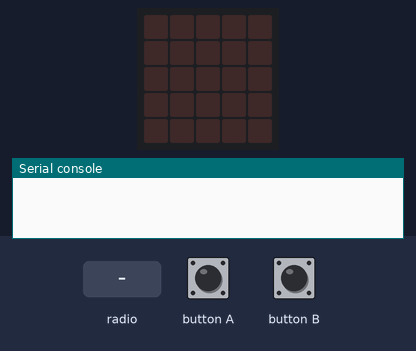
Recording of a program running on a simulated BBC micro:bit running MicroPython. Shown: the board's 5×5 LED display, the last lines printed to the serial console. The test bench sets the inputs (shaded band). Dim RGB values are drawn brighter than linear; random numbers come from a fixed seed; no radio messages arrive unless stated (any console line starting 'radio sent:' is added by the test bench).

Above: at 5.0 s.
5.1 s: button A pressed for 0.15 s
At 7.3 s:
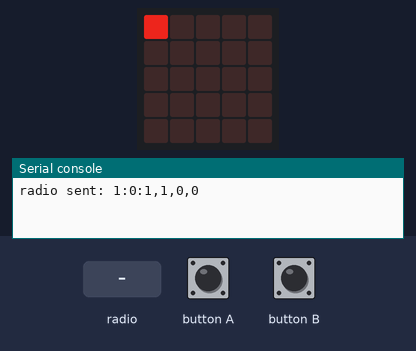
8.1 s: button B pressed for 0.15 s
At 9.1 s:
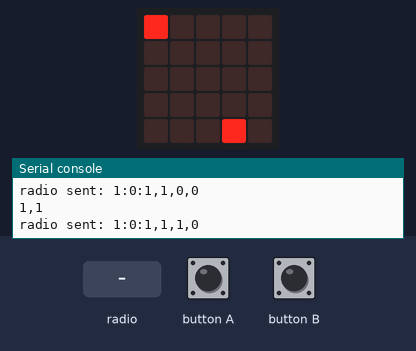
10.1 s: radio message "1" arrives
At 10.5 s:
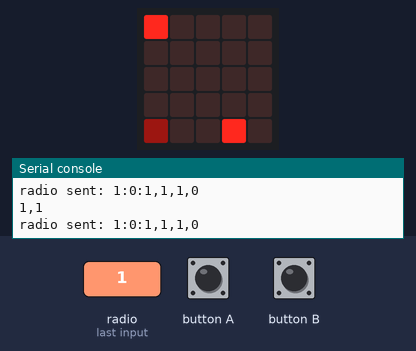
12.1 s: button B pressed for 1 s
At 14.0 s:
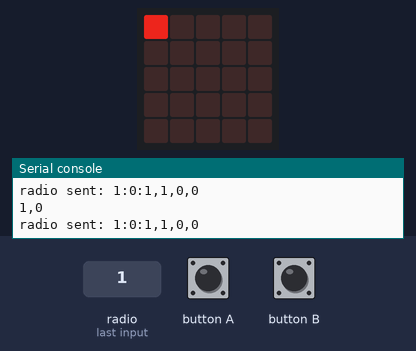
14.6 s: radio message "2" arrives
At 14.61 s:
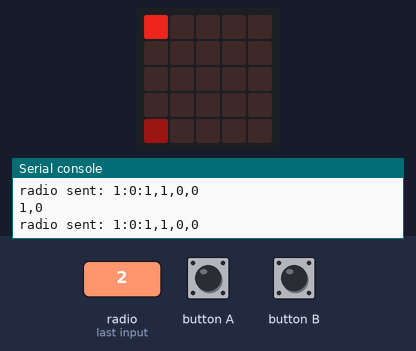
16.1 s: button B pressed for 3.2 s
At 17.7 s:
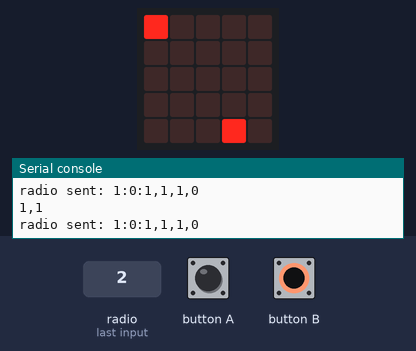
Timing chart, 0 to 19.2 s (numbered marks = the images above; inputs shaded):
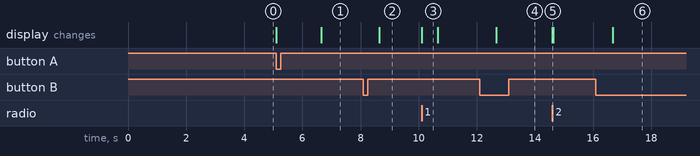

Measured:
- after the input at 5.1 s, the display: first changes at once (image 1 shows a later state)
- after the input at 8.1 s, the display: changes after 0.55 s (image 2)
- after the input at 10.1 s, the display: changes at once (image 3)
- after the input at 12.1 s, the display: changes after 0.57 s (image 4)
- after the input at 14.6 s, the display: changes at once (image 5)
- after the input at 16.1 s, the display: changes after 0.59 s (image 6)
- what the display in image 3 shows lasts 0.6 s, from 10.1 s to 10.7 s

The program:

robotbitnet.py
```python
# (licence header left out)
from microbit import *
import radio as ro
import utime as ut
import random as rn
from microbit import display as di
#from microbit import sleep,button_a,button_b
#from microbit import compass as cms


class Comm():
    __slots__ = ['sid', 'ack','txc','rxc','uids','uidsn','ackd','ms','cs','mid']
    def __init__(self):
        self.sid = 0
        self.ack = "~"
        self.txc = 0#tx_cnt
        self.rxc = 0#rx_cnt
        self.uids = [] #used_ids
        self.uidsn = [] #used_ids_next
        self.ackd = False#ack_received
        self.ms = 0#master_status
        self.cs = 0#cmd_status
        self.mid = 0#master id
        ro.config(queue=6,address=0x75626972,channel=4,data_rate=ro.RATE_1MBIT)
        ro.on()
        sleep(100)

    def tx(self,did,v):
        self.txc += 1
        txt = "%i:%i:%s" %(self.sid,did,str(v))
        ro.send(txt)
        self.leds(1,self.txc)
    def txp(self,did,ty,v):
        if ty==1:
            txt = "1,1,%i,%i" %(self.ms,self.cs)
        if ty==2:
            #str1 = "%i,%i,%i,%i" %(cms.get_x(),cms.get_y(),cms.get_z(),cms.get_field_strength())
            #str2="%i,%i,%i" %(accelerometer.get_values())
            str1=""
            str2=""
            txt = "1,2,%i,%i,%s,%s" %(self.ms,self.cs,str1,str2)
        if ty==20:
            txt = "1,20,%s" %(v)
        self.tx(did,txt)

    def gnid(self,used_ids):#get_new_id
        for id in range(1,20):
            if not id in used_ids:
                break
        return id

    def wait_start(self):
        while True:
            if button_a.was_pressed():
                di.show("F")
                self.uids = self.find_used_ids()
                self.sid = self.gnid(self.uids)
                #self.show_id()
                break
    def show_id(self):
        di.clear()
        sid = self.sid - 1

        for id in self.uids:
            if id>0:
                uid = id - 1
                di.set_pixel(uid%5,int(uid/5),2)
        di.set_pixel(sid%5,int(sid/5),7)
        mid = self.mid
        if mid>0:
            uid = mid-1
            di.set_pixel(uid%5,int(uid/5),9)


    def find_used_ids(self):
        used_ids=[]
        t_s = ut.ticks_us()

        while True: # start current measurement
            t_now = ut.ticks_us()
            t_use = ut.ticks_diff(t_now,t_s)
            if 1500000 - t_use <0: # 1.5s
                #di.show("W")
                break
            incoming = ro.receive()
            if incoming:
                items = incoming.split(":")
                if len(items)==3:
                    sid = int(items[0])
                    if not (sid in used_ids):
                        used_ids.append(sid)
        return used_ids

    def leds(self,part,value):#pixel_debug
        if part==1: # tx
            value = value *3 % 10
            di.set_pixel(4, 4, value)
        elif part==2:#master
            di.set_pixel(3, 4, value)
        else: #3 Rx
            value = value % 30
            for i in range(3):
                if value >=9:
                    di.set_pixel(i, 4, 9)
                elif value<0:
                    di.set_pixel(i, 4, 0)
                else:
                    di.set_pixel(i, 4, value)
                value -=10
    def leds_br(self):
        if self.ms==1:
            self.leds(2,9)
        elif self.mid>0:
            self.leds(2,5)
        else:
            self.leds(2,0)

    def bi_tran(self):
        cur_num_tx = 0
        self.wait_start()
        while True:
            self.rxc = 0
            self.txc = 0
            tp = 1 #test_period s
            t_tick = int(tp * 1000000)

            t_s = ut.ticks_us()
            t_l = t_s

            #broadcast device exist every test period
            self.txp(0,1,"")
            self.show_id()
            self.leds_br()


            # rate target hz
            rate_target = rn.randint(1, 100)
            send_tick = int(t_tick/rate_target)


            while True: # start current measurement
                t_now = ut.ticks_us()
                t_use = ut.ticks_diff(t_now,t_s)
                if t_tick - t_use <0: # 10s
                    self.uids = self.uidsn
                    #self.show_id()
                    self.uidsn = []
                    break

                t_last = ut.ticks_diff(t_now,t_l)
                if send_tick - t_last <0: # should send
                    t_l = t_now
                    if self.ackd:
                        cur_num_tx = cur_num_tx+1
                    self.ackd = False
                    if len(self.uids)>0:
                        index = rn.randint(0, len(self.uids)-1)
                        did = self.uids[index]
                        self.txp(did,20,cur_num_tx)


                incoming = ro.receive()
                if incoming:
                    self.rxc+=1
                    items = incoming.split(":")
                    if len(items)==3:

                        sid,did,value = items
                        sid = int(sid)
                        did = int(did)
                        if not sid in self.uids:
                            self.uids.append(sid)
                            #self.show_id()

                        if not sid in self.uidsn:
                            self.uidsn.append(sid)

                        if sid == self.sid: # sid collision
                            self.sid = self.gnid(self.uids)
                            #self.show_id()


                        if did == self.sid:
                            if value == self.ack:
                                self.ackd = True
                            else:
                                self.tx(sid,self.ack)
                        pvs = value.split(",")
                        if pvs[0]=="1":
                            if pvs[1]=="1" or pvs[1]=="2":
                                if pvs[2]=="1":
                                    self.mid = sid
                                if self.mid == sid and pvs[2]=="0":
                                    self.mid = 0
                        del pvs
                        del items

                    self.leds(0,self.rxc)
                if button_b.was_pressed():
                    self.ms^=1
                    if self.ms == 1:
                        self.mid=self.sid
                    else:
                        self.mid=0

            print("%i,%i" %(self.sid,self.mid))

comm = Comm()
comm.bi_tran()
```
